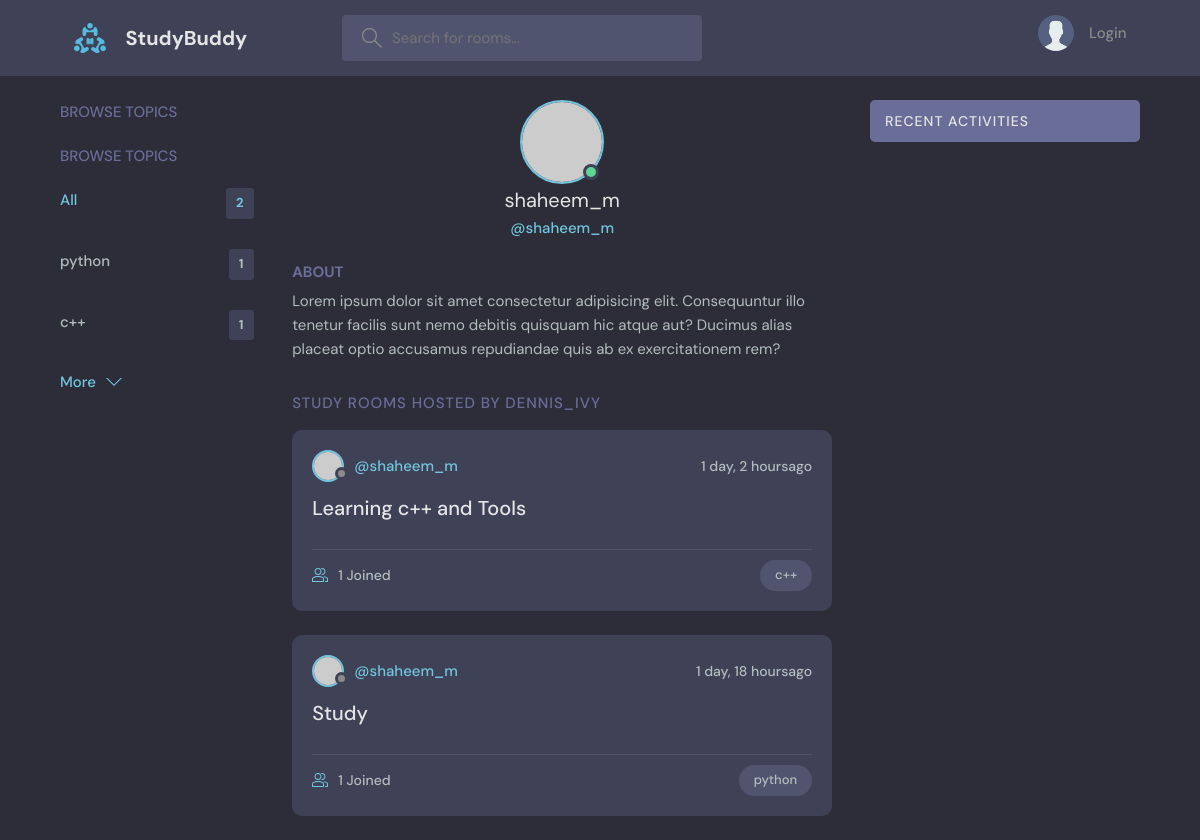
Page /profile/1/ on the committed database.
### base/models.py (models this page shows, shortened)
class Topic(models.Model):
    name = models.CharField(max_length=200)

class Room(models.Model):
    host = models.ForeignKey(User, on_delete=models.SET_NULL,null=True)
    topic = models.ForeignKey(Topic, on_delete=models.SET_NULL,null=True)
    name = models.CharField(max_length=200)
    description = models.TextField(blank=True,null=True)
    participants = models.ManyToManyField(User,related_name='participants',blank=True)
    updated = models.DateTimeField(auto_now=True)
    created = models.DateTimeField(auto_now_add=True)
    class Meta:
        ordering = ["-updated","-created"]

### base/views.py (the view)
# urls.py: path('profile/<str:pk>/',views.userProfile,name="user-profile"),
def userProfile(request,pk):
    user = User.objects.get(id=pk)
    rooms = user.room_set.all() #------
    room_message = user.message_set.all()
    topics = Topic.objects.all()
    context = {'user':user,'rooms':rooms,'room_message':room_message,'topics':topics}
    return render(request,'base/profile.html',context)

### base/templates/base/profile.html (shortened to what this page needs)
{% extends "main.html" %}
{% block content %}
  <main class="profile-page layout layout--3">
    <div class="container">
      <div class="topics">
        <div class="topics__header">
          <h2>Browse Topics</h2>
        </div>
        {% include "base/topic_component.html" %}
      </div>
      <div class="roomList">
        <div class="profile">
          <div class="profile__avatar">
            <div class="avatar avatar--large active">
              <img src="https://randomuser.me/api/portraits/men/11.jpg" />
            </div>
          </div>
          <div class="profile__info">
            <h3>{{user.username}}</h3>
            <p>@{{user.username}}</p>
          </div>
          <div class="profile__about">
            <h3>About</h3>
            <p>
              Lorem ipsum dolor sit amet consectetur adipisicing elit. Consequuntur illo tenetur
              facilis sunt nemo debitis quisquam hic atque aut? Ducimus alias placeat optio
              accusamus repudiandae quis ab ex exercitationem rem?
            </p>
          </div>
        </div>
        <div class="roomList__header">
          <div>
            <h2>Study Rooms Hosted by dennis_ivy</a>
            </h2>
          </div>
        </div>
        {% include "base/feed_component.html" %}
      </div>
      {% include "base/activity_component.html" %}
    </div>
  </main>
{% endblock %}

### base/templates/base/topic_component.html
<div class="topics">
  <div class="topics__header">
    <h2>Browse Topics</h2>
  </div>
  <ul class="topics__list">
    <li>
      <a href="{% url 'home' %}" class="active">All <span>{{topics.count}}</span></a>
    </li>
    {% for topic in topics %}
    <li>
      <a href="{% url 'home' %}?q={{topic.name}}">{{ topic.name }}<span>{{topic.room_set.all.count}}</span></a>
    </li>
     {% endfor %}
  </ul>
  <a class="btn btn--link" href="topics.html">
    More
    <svg version="1.1" xmlns="http://www.w3.org/2000/svg" width="32" height="32" viewBox="0 0 32 32">
      <title>chevron-down</title>
      <path d="M16 21l-13-13h-3l16 16 16-16h-3l-13 13z"></path>
    </svg>
  </a>
</div>

### base/templates/base/feed_component.html (shortened to what this page needs)
{% for room in rooms %}
<div class="roomListRoom">
  <div class="roomListRoom__header">
    <a href="{% url 'user-profile' room.host.id %}" class="roomListRoom__author">
      <div class="avatar avatar--small">
        <img src="https://randomuser.me/api/portraits/women/11.jpg" />
      </div>
      <span>@{{room.host.username}}</span>
    </a>
    <div class="roomListRoom__actions">
      <span>{{room.created|timesince}}ago</span>
    </div>
  </div>
  <div class="roomListRoom__content">
    <a href="{% url 'room' room.id  %}">{{room.name}}</a>
  </div>
  <div class="roomListRoom__meta">
    <a href="{% url 'room' room.id  %}" class="roomListRoom__joined">
      {{room.participants.all.count}} Joined
    </a>
    <p class="roomListRoom__topic">{{room.topic.name}}</p>
  </div>
</div>
 {% endfor %}

### rows in the picture
Topic: name "python", room_set.all.count "1"
Topic: name "c++", room_set.all.count "1"
Room: host.username "shaheem_m", created "1 day, 2 hours", name "Learning c++ and Tools", participants.all.count "1", topic.name "c++"
Room: host.username "shaheem_m", created "1 day, 18 hours", name "Study", participants.all.count "1", topic.name "python"

### other values in the picture
{{ topics.count }} "2"
{{ user.username }} "shaheem_m"
